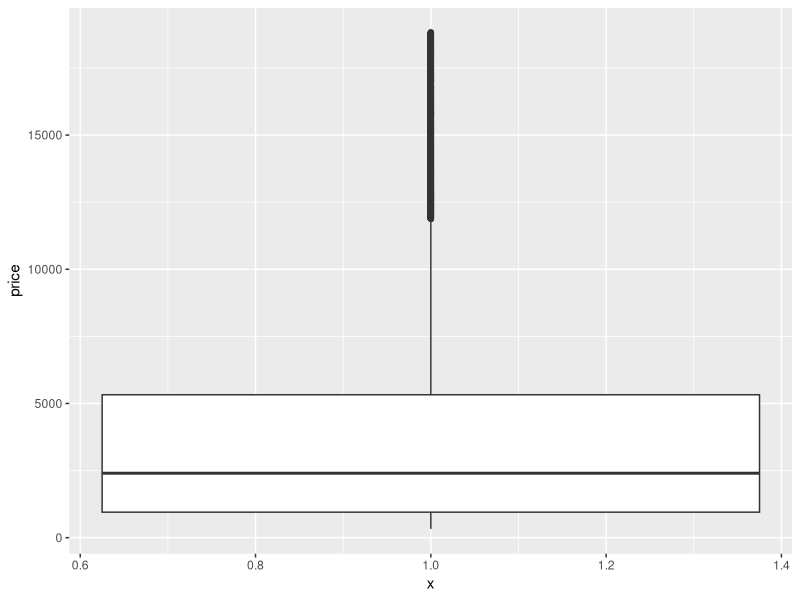
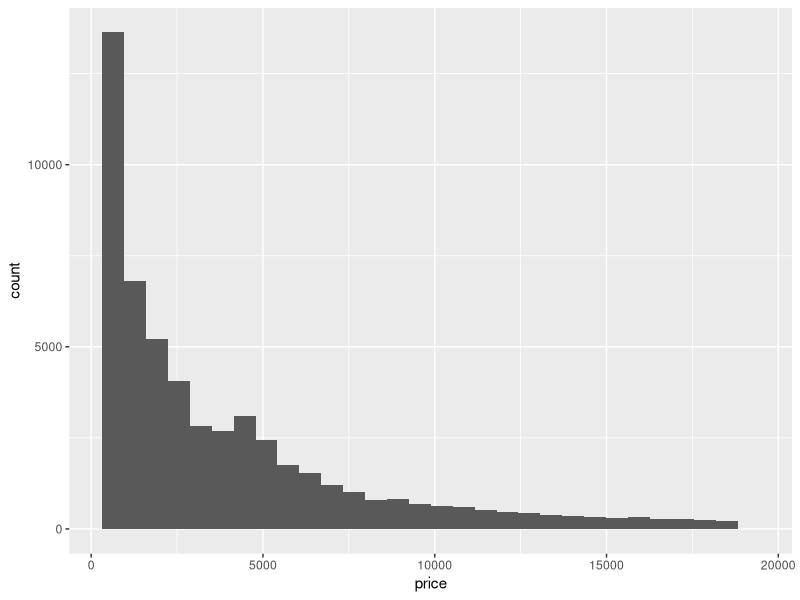
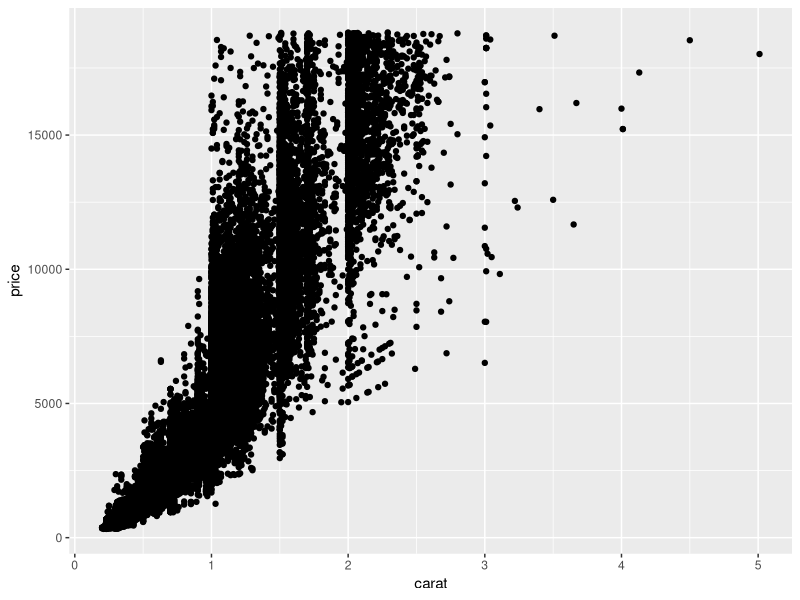
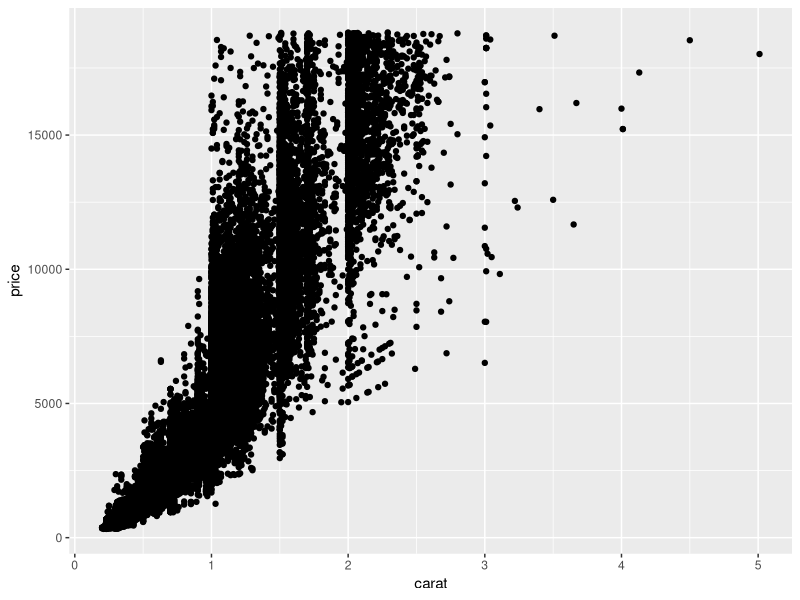
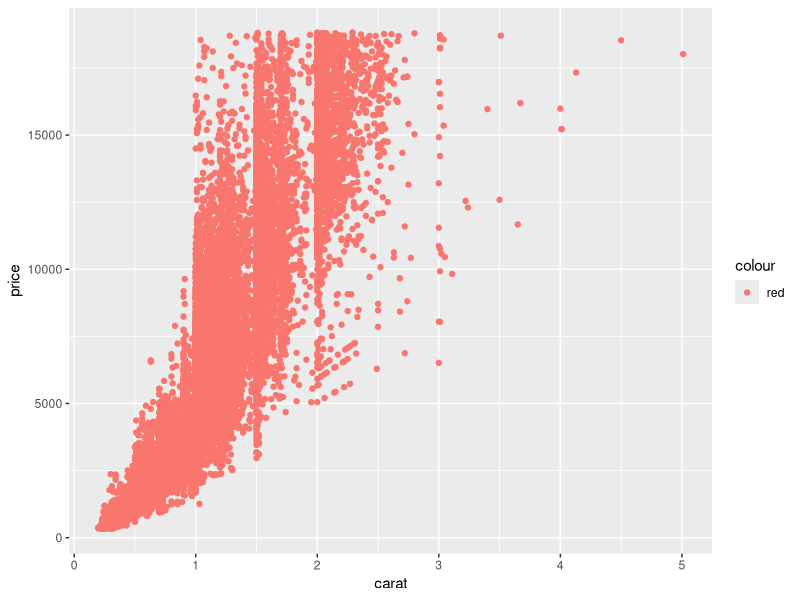
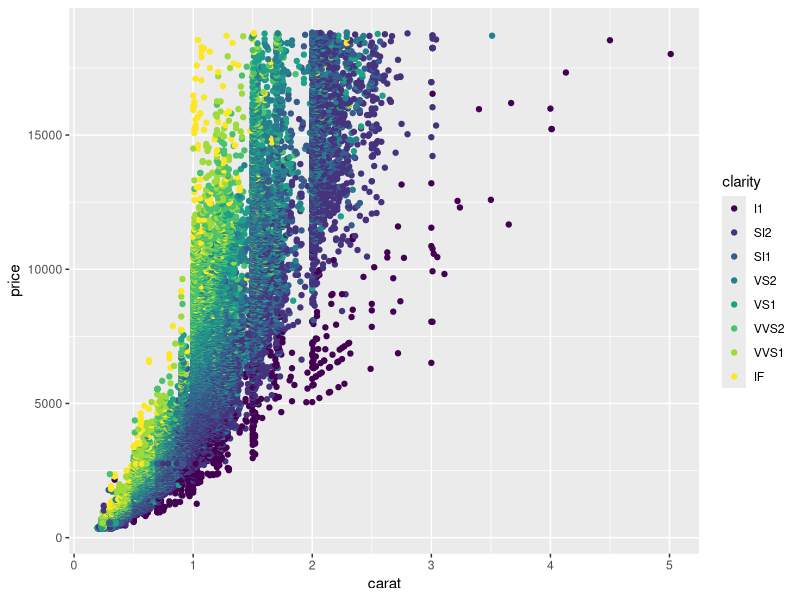
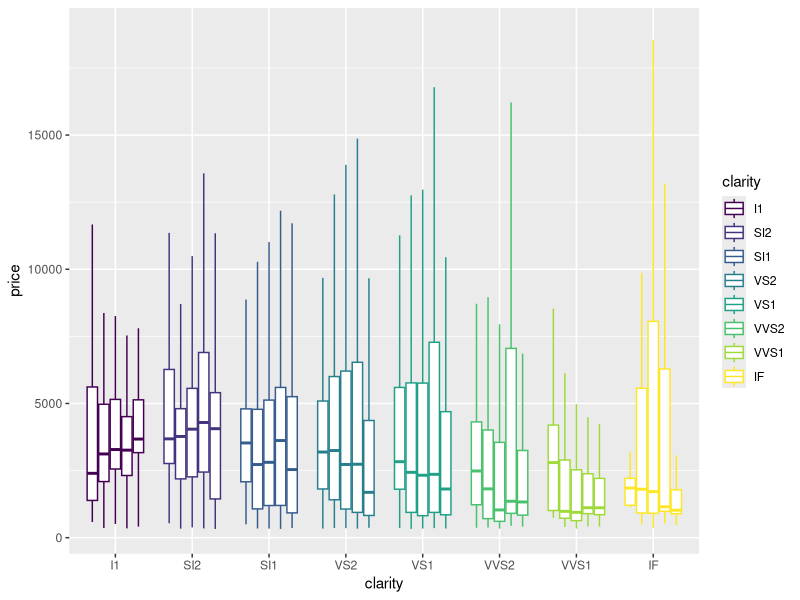
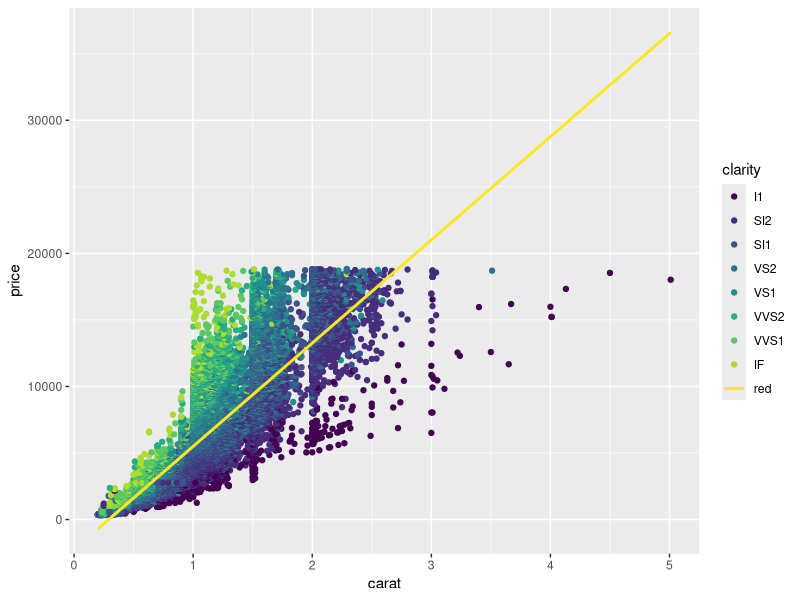

Source code (R) for these figures, in order:
## ---- chunk 1
library(ggplot2)
## ---- chunk 2
data(diamonds)
head(diamonds)
## ---- chunk 3
g1 <- ggplot(data=diamonds,aes(x=1,y=price))
## ---- chunk 4
## Error: No layers in plot
## ---- chunk 5
g1 + geom_boxplot()
## ---- chunk 6
ggplot(diamonds,aes(x=price)) + geom_histogram()
## ---- chunk 7
g2 <- ggplot(diamonds,aes(x=carat,y=price))
g2 + geom_point()
## ---- chunk 8
ggplot() + geom_point(data=diamonds,mapping=aes(x=carat,y=price))
## ---- chunk 9
g2 + geom_point(mapping=aes(colour="red"))
## ---- chunk 10
g2 + geom_point(mapping=aes(colour=clarity))
## ---- chunk 11
ggplot(data=diamonds,
       aes(x=clarity, y=price, group=interaction(clarity,cut), color=clarity)) +
           geom_boxplot(outlier.shape=NA)
## ---- chunk 12
g2 + geom_point(aes(color=clarity)) + geom_smooth(method = "lm", se=FALSE, aes(color="red"))
## ---- chunk 13
g3 <- g2 + geom_point(aes(color=clarity)) + geom_smooth(method = "lm", se=TRUE, aes(color=clarity))
g3
## ---- chunk 14
g3 + xlab("Quilates") + ylab("Preco")
## ---- chunk 15
g3 + xlim(0,10) + ylim(0,30000)
## ---- chunk 16
g3 + theme(axis.text.x = element_text(angle=45,vjust=1,size=30))
## ---- chunk 17
g3 + xlim(0,10) + ylim(0,30000) + annotate("text",x=9.5,y=30000,label= "Painel a",color="red")
## ---- chunk 18
g3 + xlim(0,10) + ylim(0,30000) +
    annotate("rect",xmin=3, xmax=4, ymin=10000,
             ymax=20000, alpha=.2, color="blue",fill="green")
## ---- chunk 19
g3 + xlim(0,10) + ylim(0,30000) +
    annotate("segment", x=3, xend=4, y=30000, yend=20000,
             color="orange", arrow=arrow(length=unit(1,"cm")))
## ---- chunk 20
g2 + geom_point(aes(color=clarity)) + scale_color_brewer(type="seq",palette="Set3")
## ---- chunk 21
g2 + geom_point(aes(color=clarity)) + facet_grid(. ~ cut)
## ---- chunk 22
g2 + geom_point(aes(color=clarity)) + facet_grid(cut ~ .)
## ---- chunk 23
g2 + geom_point(aes(color=clarity)) + facet_grid(cut ~ clarity)
## ---- chunk 24
g3 + xlim(0,10) + ylim(0,30000) + theme(legend.position = "none")
## ---- chunk 25
g3 + xlim(0,10) + ylim(0,30000) + theme(legend.position = "bottom")
## ---- chunk 26
g3 + xlim(0,10) + ylim(0,30000) + theme(legend.position = "bottom", legend.title = element_blank())
## ---- chunk 27
g3 + xlim(0,10) + ylim(0,30000) + theme(legend.position = c(.8,.8))
## ---- chunk 28
g3 + xlim(0,10) + ylim(0,30000) + theme(legend.position = c(.8,.2))
## ---- chunk 29
g3 + theme_bw()
## ---- chunk 30
g3 + theme(panel.grid.major = element_line(colour = "red", linetype = "dotted"), panel.background = element_rect(fill = "green"))
